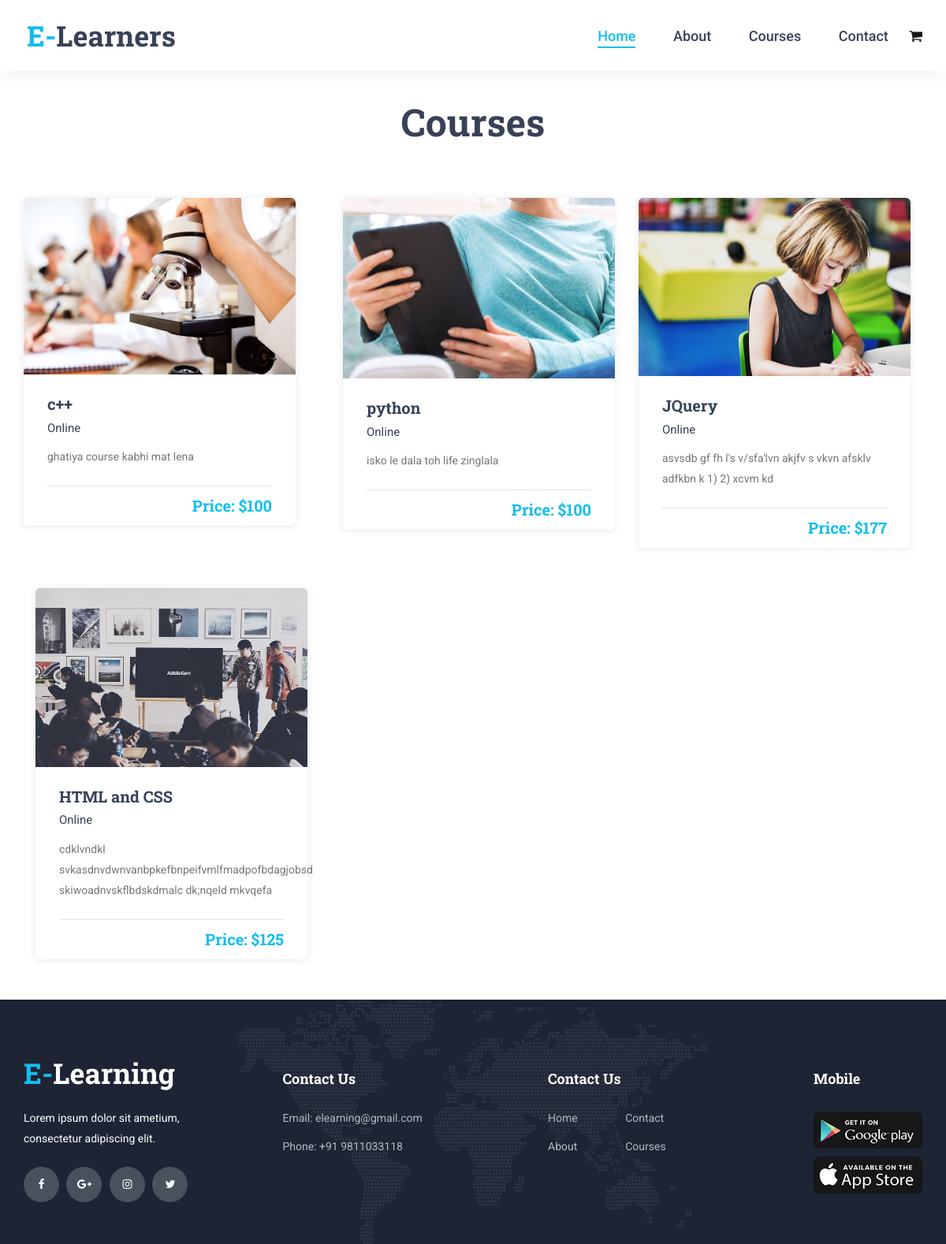
/course, run on an earlier commit of the app's database.
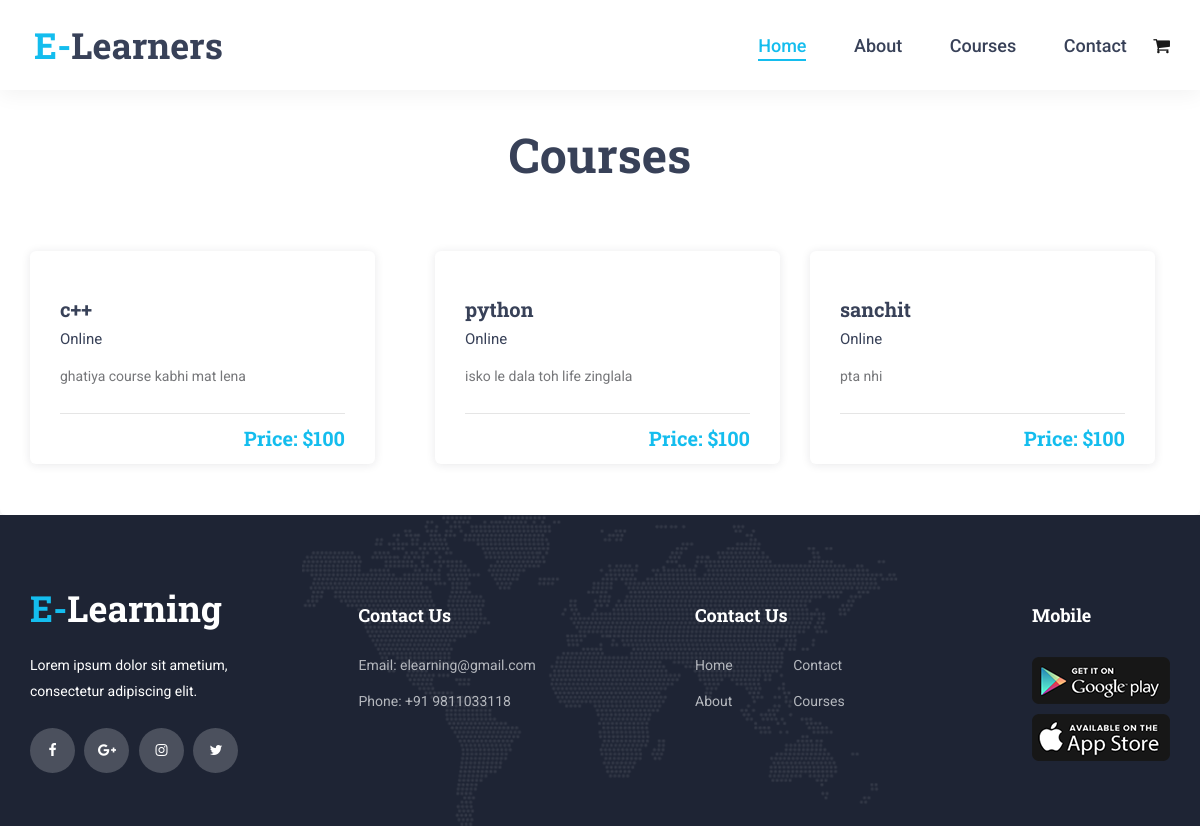
And on a later commit of the database.
### home/models.py (models this page shows)
class Course(models.Model):
	courseName= models.CharField(max_length=50, default=" ")
	courseDesc= models.TextField(default=" ")
	courseImage= models.ImageField(upload_to='pics2/', default=" ")
	price=models.IntegerField(default="100")
	bought=models.BooleanField(default=True)

### home/views.py (the view)
# urls.py: path('course',views.course),
def course(request):
    dests = Course.objects.all()
    return render(request, 'course.html', {'dests': dests})

### templates/course.html (shortened to what this page needs)
{% load static  %}
<!DOCTYPE html>
<html lang="en">
<head>
<link rel="stylesheet" type="text/css" href="{% static 'styles/bootstrap4/bootstrap.min.css' %}">
<link href="{% static 'plugins/font-awesome-4.7.0/css/font-awesome.min.css' %}" rel="stylesheet" type="text/css">
<link rel="stylesheet" type="text/css" href="{% static 'plugins/OwlCarousel2-2.2.1/owl.carousel.css' %}">
<link rel="stylesheet" type="text/css" href="{% static 'plugins/OwlCarousel2-2.2.1/owl.theme.default.css' %}">
<link rel="stylesheet" type="text/css" href="{% static 'plugins/OwlCarousel2-2.2.1/animate.css' %}">
<link rel="stylesheet" type="text/css" href="{% static 'styles/main_styles.css' %}">
<link rel="stylesheet" type="text/css" href="{% static 'styles/responsive.css' %}">
<link rel="stylesheet" type="text/css" href="{% static 'styles/courses.css' %}">
<link rel="stylesheet" type="text/css" href="{% static 'styles/courses_responsive.css' %}">
<link href="{% static 'plugins/colorbox/colorbox.css' %}" rel="stylesheet" type="text/css">
</head>
<body>
<div class="super_container">
	<header class="header">
		<div class="header_container">
			<div class="container">
				<div class="row">
					<div class="col">
						<div class="header_content d-flex flex-row align-items-center justify-content-start">
							<div class="logo_container">
								<a href="#">
									<div class="logo_text"><span>E-</span>Learners</div>
								</a>
							</div>
							<nav class="main_nav_contaner ml-auto">
								<ul class="main_nav">
									<li class="active"><a href="#">Home</a></li>
									<li><a href="about.html">About</a></li>
									<li><a href="courses.html">Courses</a></li>
									<li><a href="contact.html">Contact</a></li>
								</ul>
								<div class="shopping_cart"><i class="fa fa-shopping-cart" aria-hidden="true"></i></div>
							</nav>
						</div>
					</div>
				</div>
			</div>
		</div>
	</header>
<div class="course">
		<div class="container">
			<div class="row">
				<div class="col-lg-12">
					<br><br><br><br><br><br>
					<div class="course_container">
						<div class="course_title"><h1 align="center">Courses</h1></div>
						<br>
						<br>
					</div>
				</div>
			</div>
		<div class="row courses_row">
				{% for dest in dests %}
				<div class="col-lg-4 course_col">
					<div class="course">
						<div class="course_image ">
							<img src="{{ dest.courseImage.url }}" alt="">
						</div>
						<div class="course_body">
							<h3 class="course_title"><a href="course">{{dest.courseName}}</a></h3>
							<div class="course_teacher">Online</div>
							<div class="course_text">
								<p>{{ dest.courseDesc }}
							</div>
						</div>
						<div class="course_footer">
							<div class="course_footer_content d-flex flex-row align-items-center justify-content-start">
								<div class="course_price ml-auto">Price: ${{ dest.price }}</div>
							</div>
						</div>
					</div>
				</div>
				{% endfor %}
	</div>
		</div>
</div>
	<footer class="footer">
		<div class="footer_background" style="background-image:url(images/footer_background.png)"></div>
		<div class="container">
			<div class="row footer_row">
				<div class="col">
					<div class="footer_content">
						<div class="row">
							<div class="col-lg-3 footer_col">
								<div class="footer_section footer_about">
									<div class="footer_logo_container">
										<a href="#">
											<div class="footer_logo_text"><span>E-</span>Learning</div>
										</a>
									</div>
									<div class="footer_about_text">
										<p>Lorem ipsum dolor sit ametium, consectetur adipiscing elit.</p>
									</div>
									<div class="footer_social">
										<ul>
											<li><a href="#"><i class="fa fa-facebook" aria-hidden="true"></i></a></li>
											<li><a href="#"><i class="fa fa-google-plus" aria-hidden="true"></i></a></li>
											<li><a href="#"><i class="fa fa-instagram" aria-hidden="true"></i></a></li>
											<li><a href="#"><i class="fa fa-twitter" aria-hidden="true"></i></a></li>
										</ul>
									</div>
								</div>
							</div>
							<div class="col-lg-3 footer_col">
								<div class="footer_section footer_contact">
									<div class="footer_title">Contact Us</div>
									<div class="footer_contact_info">
										<ul>
											<li>Email: elearning@gmail.com</li>
											<li>Phone:  +91 9811033118</li>
										</ul>
									</div>
								</div>
							</div>
							<div class="col-lg-3 footer_col">
								<div class="footer_section footer_links">
									<div class="footer_title">Contact Us</div>
									<div class="footer_links_container">
										<ul>
											<li><a href="index">Home</a></li>
											<li><a href="about">About</a></li>
											<li><a href="contact">Contact</a></li>
											<li><a href="courses">Courses</a></li>
										</ul>
									</div>
								</div>
							</div>
							<div class="col-lg-3 footer_col clearfix">
								<div class="footer_section footer_mobile">
									<div class="footer_title">Mobile</div>
									<div class="footer_mobile_content">
										<div class="footer_image"><a href="#"><img src="{% static 'images/mobile_1.png' %}" alt=""></a></div>
										<div class="footer_image"><a href="#"><img src="{% static 'images/mobile_2.png' %}" alt=""></a></div>
									</div>
								</div>
							</div>
						</div>
					</div>
				</div>
			</div>
		</div>
	</footer>
</div>
<script src="{% static 'js/custom.js' %}"></script></body>
</body>
</html>

What changed in the data, as far as the page shows it:
removed Course: courseImage (picture), courseName "JQuery", courseDesc "asvsdb gf fh l's v/sfa'lvn akjfv s vkvn afsklv adfkbn k 1) 2) xcvm kd", price "177"
removed Course: courseImage (picture), courseName "HTML and CSS", courseDesc "cdklvndkl svkasdnvdwnvanbpkefbnpeifvmlfmadpofbdagjobsd skiwoadnvskflbdskdmalc dk;nqeld mkvqefa", price "125"
changed Course "ghatiya course kabhi mat lena": courseImage: picture removed
changed Course "python": courseImage: picture removed
added Course: courseName "sanchit", courseDesc "pta nhi", price "100"
